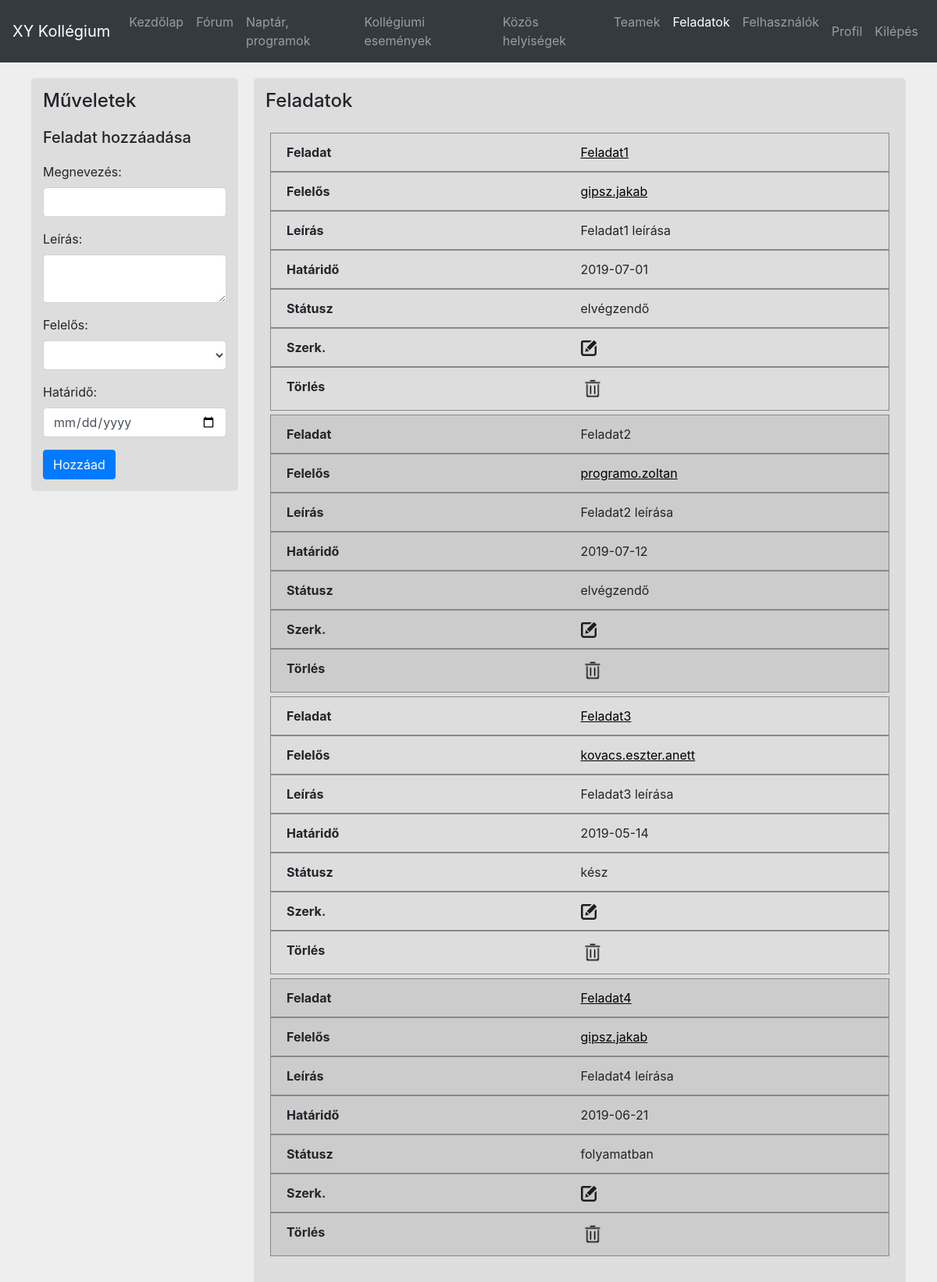
The app's page /tasks.php (signed in) with its own data.
### tables this page shows
CREATE TABLE IF NOT EXISTS feladatok (
	feladat VARCHAR(40),
	letrehozo VARCHAR(80),
	felelos VARCHAR(80),
	leiras TEXT,
	hatarido DATE,
	statusz VARCHAR(20),
	PRIMARY KEY (feladat),
	FOREIGN KEY (letrehozo) REFERENCES felhasznalok(felhasznalonev) ON UPDATE CASCADE
	ON DELETE SET NULL,
	FOREIGN KEY (felelos) REFERENCES felhasznalok(felhasznalonev) ON UPDATE CASCADE
	ON DELETE SET NULL
);

### tasks.php (the view, shortened to what this page needs)
<?php
include 'common.php';
$host = "localhost";
$user = "root";
$password = "";
$conn = mysqli_connect($host, $user, $password) or die ("Nem sikerült kapcsolódni a szerverhez: " . mysqli_connect_error());
mysqli_query($conn, "SET NAMES utf8 COLLATE utf8_hungarian_ci");
mysqli_select_db($conn, "kollegium") or die ("Nem lehet csatlakozni az adatbázishoz: " . mysqli_error($conn));
$sql = "SELECT * FROM feladatok";
$result = mysqli_query($conn, $sql);
$taskList = mysqli_fetch_all($result, MYSQLI_ASSOC);
function translateStatus($statusFromDb) {
	switch ($statusFromDb) {
		case "todo":
			$taskStatus = "elvégzendő"; break;
		case "doing":
			$taskStatus = "folyamatban"; break;
		case "done":
			$taskStatus = "kész"; break;
	}
	return $taskStatus;
}
?><!doctype html>
<html lang="hu">
<head>
	<?php commonPartOfHead(); ?>
	<link rel="stylesheet" type="text/css" href="css/tasks.css">
</head>
<body>
	<?php navbar("tasks"); ?>
	<div class="container">
		<div class="row">
			<div class="col-sm-3">
				<?php
				if ($_SESSION["jogosultsag"] == 1 || $_SESSION["jogosultsag"] == 2) {
					echo '<h4>Műveletek</h4>';
					echo '<div id="addNewTask">';
					echo '<h5>Feladat hozzáadása</h5>';
					echo '<form method="post" accept-charset="utf-8" onsubmit="return checkFormData()">';
					echo '<div class="form-group">';
					echo '<label for="taskName">Megnevezés: </label>';
					echo '<input type="text" class="form-control" id="taskName" name="taskName" maxlength="40" tabindex="1" required />';
					echo '</div>';
					echo '<div class="form-group">';
					echo '<label for="taskDescription">Leírás: </label>';
					echo '<textarea class="form-control" id="taskDescription" name="taskDescription" tabindex="2"></textarea>';
					echo '</div>';
					echo '<div class="form-group">';
					echo '<label for="assignee">Felelős: </label>';
					echo '<select class="form-control" id="assignee" name="assignee" tabindex="3" required>';
					echo '<option value="" selected>&nbsp;</option>';
					echo '</select>';
					echo '</div>';
					echo '<div class="form-group">';
					echo '<label for="deadline">Határidő: </label>';
					echo '<input type="date" class="form-control" id="deadline" name="deadline" min="'.nowToDate().'" max="2030-12-31" tabindex="4" />';
					echo '</div>';
					echo '<input type="submit" class="btn btn-primary" id="addTask" name="addTask" value="Hozzáad" tabindex="5" />';
					echo '</form>';
					echo '</div>';
				}
				?>
			</div>
			<div class="col-sm-9">
				<?php
				echo '<div id="tasks">';
				echo '<h4>Feladatok</h4>';
				if (count($taskList) > 0) {
					echo '<table class="table table-bordered" id="firstTable">';
					$taskId = 1;
					foreach ($taskList as $task) {
						$taskNameAsId = str_replace(" ", "_", $task["feladat"]);
						if ($task["felelos"] == $_SESSION["felhasznalonev"] || $task["letrehozo"] == $_SESSION["felhasznalonev"] || $_SESSION["jogosultsag"] == 1) {
							echo '<tr><td id="tdTaskName'.$taskId.'"><a href="tasks.php?task='.$taskNameAsId.'">'.$task["feladat"].'</a></td>';
						} else {
							echo '<tr><td id="tdTaskName'.$taskId.'">'.$task["feladat"].'</td>';
						}
						echo '<td id="tdAssignee'.$taskId.'"><a href="userData.php?user='.$task["felelos"].'">'.$task["felelos"].'</a></td>';
						echo '<td id="tdDescription'.$taskId.'">'.$task["leiras"].'</td>';
						echo '<td id="tdExpDate'.$taskId.'">'.$task["hatarido"].'</td><td id="tdStatus'.$taskId.'">'.translateStatus($task["statusz"]).'</td>';
						if ($_SESSION["jogosultsag"] == 1 || $_SESSION["jogosultsag"] == 2) {
							echo '<td class="cellToHide" id="edit'.$taskId.'" onclick="editTask(this.id)"><img src="images/edit-icon1.png" alt="edit" height="20" width="20" style="cursor: pointer;" /></td>';
							echo '<td class="cellToHide" id="del'.$taskId.'" onclick="deleteTask(this.id)"><img src="images/delete-icon.png" alt="delete" height="30" width="30" style="cursor: pointer;" /></td>';
						}
						echo '</tr>';
						$taskId++;
					}
					echo '</table>';
				} else {
					echo '<p>Jelenleg nincsenek feladatok!</p>';
				}
				echo '</div>';
				?>
			</div>
		</div>
	</div>
</body>
</html>

### common.php (shortened to what this page needs)
<?php
function nowToDate() {
	$now = date('Y-m-d');
	return $now;
}
?>
<?php function commonPartOfHead() { ?>
	<link rel="stylesheet" href="https://stackpath.bootstrapcdn.com/bootstrap/4.1.3/css/bootstrap.min.css">
<?php
}
function navbar($active = "") { ?>
	<nav class="navbar navbar-expand-lg navbar-dark bg-dark">
		<a class="navbar-brand" href="#">XY Kollégium</a>
		<div class="collapse navbar-collapse" id="navbar">
			<ul class="navbar-nav mr-auto">
				<li class="nav-item <?php if ($active == "homepage") { echo 'active'; } ?>">
					<a class="nav-link" href="homepage.php">Kezdőlap <?php if ($active == "homepage") { echo '<span class="sr-only">(current)</span>'; } ?></a>
				</li>
				<li class="nav-item <?php if ($active == "forums") { echo 'active'; } ?>">
					<a class="nav-link" href="forums.php">Fórum <?php if ($active == "forums") { echo '<span class="sr-only">(current)</span>'; } ?></a>
				</li>
				<li class="nav-item <?php if ($active == "calendar") { echo 'active'; } ?>">
					<a class="nav-link" href="calendar.php">Naptár, programok <?php if ($active == "calendar") { echo '<span class="sr-only">(current)</span>'; } ?></a>
				</li>
				<li class="nav-item <?php if ($active == "addEvent") { echo 'active'; } ?>">
					<a class="nav-link" href="addEvent.php">Kollégiumi események <?php if ($active == "addEvent") { echo '<span class="sr-only">(current)</span>'; } ?></a>
				</li>
				<li class="nav-item <?php if ($active == "commonRooms") { echo 'active'; } ?>">
					<a class="nav-link" href="commonRooms.php">Közös helyiségek <?php if ($active == "commonRooms") { echo '<span class="sr-only">(current)</span>'; } ?></a>
				</li>
				<li class="nav-item <?php if ($active == "teams") { echo 'active'; } ?>">
					<a class="nav-link" href="teams.php">Teamek <?php if ($active == "teams") { echo '<span class="sr-only">(current)</span>'; } ?></a>
				</li>
				<li class="nav-item <?php if ($active == "tasks") { echo 'active'; } ?>">
					<a class="nav-link" href="tasks.php">Feladatok <?php if ($active == "tasks") { echo '<span class="sr-only">(current)</span>'; } ?></a>
				</li>
				<li class="nav-item <?php if ($active == "addUser") { echo 'active'; } ?>">
					<a class="nav-link" href="addUser.php">Felhasználók <?php if ($active == "addUser") { echo '<span class="sr-only">(current)</span>'; } ?></a>
				</li>
			</ul>
			<ul class="navbar-nav ml-auto">
				<li class="nav-item <?php if ($active == "profile") { echo 'active'; } ?>">
					<a class="nav-link" href="userData.php?user=<?php echo $_SESSION["felhasznalonev"]; ?>">Profil</a>
				</li>
				<li class="nav-item">
					<a class="nav-link" href="logout.php">Kilépés</a>
				</li>
			</ul>
		</div>
	</nav>
<?php
}
?>

### css/tasks.css (style rules this page uses)
h5 { margin-bottom: 20px; }
table { width: 100%; border-collapse: collapse; text-align: center; }
table.table-bordered > tbody > tr > td { border: 1px solid #000000; }
td a { color: #000000; text-decoration: underline; }
@media only screen and (max-width: 1248px), (min-device-width: 768px) and (max-device-width: 1024px) { #firstTable td:nth-of-type(1):before { content: "Feladat"; } }
@media only screen and (max-width: 1248px), (min-device-width: 768px) and (max-device-width: 1024px) { #firstTable td:nth-of-type(2):before { content: "Felelős"; } }
@media only screen and (max-width: 1248px), (min-device-width: 768px) and (max-device-width: 1024px) { #firstTable td:nth-of-type(3):before { content: "Leírás"; } }
@media only screen and (max-width: 1248px), (min-device-width: 768px) and (max-device-width: 1024px) { #firstTable td:nth-of-type(4):before { content: "Határidő"; } }
@media only screen and (max-width: 1248px), (min-device-width: 768px) and (max-device-width: 1024px) { #firstTable td:nth-of-type(5):before { content: "Státusz"; } }
@media only screen and (max-width: 1248px), (min-device-width: 768px) and (max-device-width: 1024px) { #firstTable td:nth-of-type(6):before { content: "Szerk."; } }
@media only screen and (max-width: 1248px), (min-device-width: 768px) and (max-device-width: 1024px) { #firstTable td:nth-of-type(7):before { content: "Törlés"; } }

### css/common.css (style rules this page uses)
body { height: 100%; background-color: #EEEEEE; }
.col-sm-3, .col-sm-9 { height: 100%; margin-top: 10px; padding: 15px; background-color: #DDDDDD; border: 10px solid #EEEEEE; border-radius: 15px; }
h4 { margin-bottom: 20px; }

### css/tableCommon.css (style rules this page uses)
@media only screen and (max-width: 1248px), (min-device-width: 768px) and (max-device-width: 1024px) { table, thead, tbody, th, td, tr { display: block; } }
@media only screen and (max-width: 1248px), (min-device-width: 768px) and (max-device-width: 1024px) { table.table-bordered > tbody > tr > td { border: 1px solid #888888 !important; } }
@media only screen and (max-width: 1248px), (min-device-width: 768px) and (max-device-width: 1024px) { tr { text-align: left; margin: 5px; } }
@media only screen and (max-width: 1248px), (min-device-width: 768px) and (max-device-width: 1024px) { tr:nth-of-type(odd) { background-color: #CCCCCC; } }
@media only screen and (max-width: 1248px), (min-device-width: 768px) and (max-device-width: 1024px) { .table td { min-height: 50px; border: none; border-bottom: 1px solid #888888; position: relative; padding-left: 50%; } }
@media only screen and (max-width: 1248px), (min-device-width: 768px) and (max-device-width: 1024px) { .table td:before { min-height: 50px; position: absolute; left: 20px; width: 50%; padding-right: 10px; white-space: nowrap; font-weight: bold; } }

### records on screen
feladatok: feladat "Feladat1", felelos "gipsz.jakab", leiras "Feladat1 leírása", hatarido "2019-07-01"
feladatok: feladat "Feladat2", felelos "programo.zoltan", leiras "Feladat2 leírása", hatarido "2019-07-12"
feladatok: feladat "Feladat3", felelos "kovacs.eszter.anett", leiras "Feladat3 leírása", hatarido "2019-05-14"
feladatok: feladat "Feladat4", felelos "gipsz.jakab", leiras "Feladat4 leírása", hatarido "2019-06-21"
